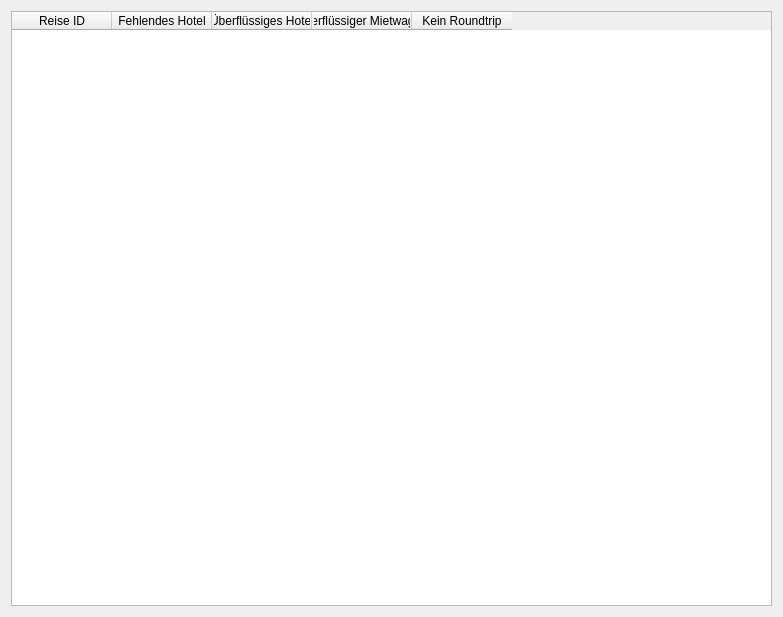
<?xml version="1.0" encoding="UTF-8"?>
<ui version="4.0">
 <class>checkDialog</class>
 <widget class="QDialog" name="checkDialog">
  <property name="geometry">
   <rect>
    <x>0</x>
    <y>0</y>
    <width>783</width>
    <height>617</height>
   </rect>
  </property>
  <property name="windowTitle">
   <string>Dialog</string>
  </property>
  <layout class="QHBoxLayout" name="horizontalLayout">
   <item>
    <widget class="QTableWidget" name="tableWidget">
     <attribute name="verticalHeaderVisible">
      <bool>false</bool>
     </attribute>
     <column>
      <property name="text">
       <string>Reise ID</string>
      </property>
     </column>
     <column>
      <property name="text">
       <string>Fehlendes Hotel</string>
      </property>
     </column>
     <column>
      <property name="text">
       <string>Überflüssiges Hotel</string>
      </property>
     </column>
     <column>
      <property name="text">
       <string>Überflüssiger Mietwagen</string>
      </property>
     </column>
     <column>
      <property name="text">
       <string>Kein Roundtrip</string>
      </property>
     </column>
    </widget>
   </item>
  </layout>
 </widget>
 <resources/>
 <connections/>
</ui>
